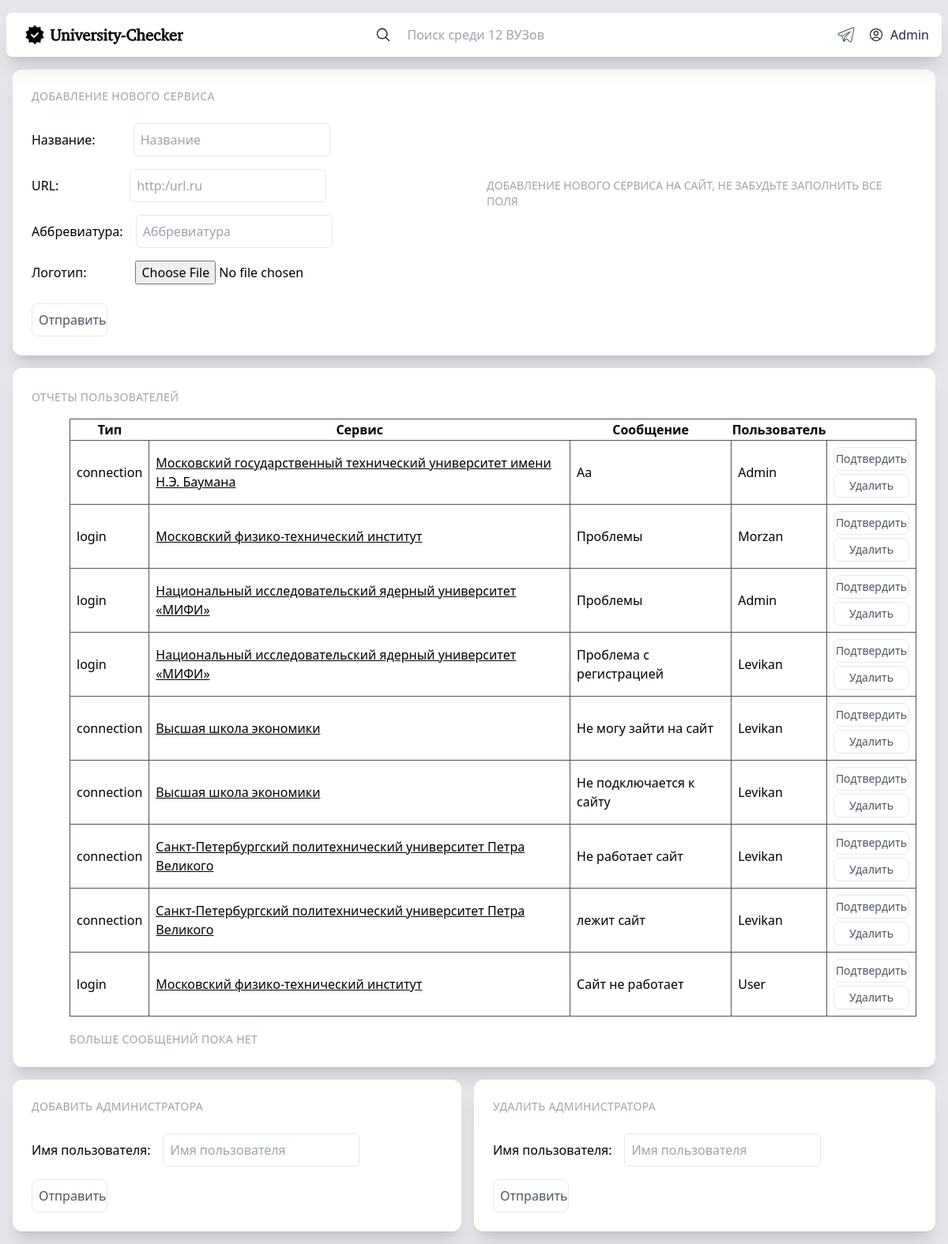
Screenshot of /admin_panel/ (signed in) with the database file from the repository.
### models/models.py (models this page shows, shortened)
class User(AbstractBaseUser, PermissionsMixin):
    username = models.CharField(unique=True,  verbose_name='username', max_length=20, null=True)
    email = models.EmailField(unique=True, null=True, verbose_name='email')
    subscribes = models.CharField(null=True, max_length=9999)
    tgid = models.CharField(unique=True, null=True, max_length=50)
    is_staff = models.BooleanField(
        _('staff status'),
        default=False,
        help_text=_('Designates whether the user can log into this site.'),
    )
    is_active = models.BooleanField(
        _('active'),
        default=True,
        help_text=_(
            'Designates whether this user should be treated as active. '
            'Unselect this instead of deleting accounts.'
        ),
    )
    is_confirmed = models.BooleanField(
        _('confirmed'),
        default=False,
    )
    USERNAME_FIELD = 'username'
    REQUIRED_FIELDS = ['email']
    objects = MyUserManager()
    def __str__(self):
        return str(self.username)

class Report(models.Model):
    users_name = models.CharField(max_length=25, verbose_name="users_name", unique=False)
    types = models.CharField(max_length=200, null=True,  verbose_name="types", unique=False)
    message = models.CharField(max_length=200, null=True, unique=False)
    service_slug = models.SlugField(max_length=255, null=True, unique=False)
    is_moderated = models.BooleanField(default=False, unique=False)
    time = models.CharField(max_length=200, null=True,  verbose_name="time", unique=False)

class Service(models.Model):
    name = models.CharField(max_length=25, db_index=True, unique=True, verbose_name="name")
    url = models.URLField(max_length=25, unique=True)
    status = models.CharField(max_length=999999, default = None,null=True)
    reports = models.CharField(max_length=999999, default = None,null=True)
    time = models.CharField(max_length=999999, default = None,null=True)
    slug = models.SlugField(max_length=255, unique=True, db_index=True)
    image = models.FileField(null=True)
    abbreviation = models.CharField(unique=True, max_length=255, null=True)

### core/views.py (the view)
# urls.py: path("admin_panel/", core_views.admin_panel),#рендерит админ панель
def admin_panel(request, **kwargs):
    reports = Report.objects.exclude(message="").exclude(is_moderated=True).values("id","types", "service_slug", "message", "users_name")
    reports = list(reports)
    for report in reports:
        slug = report['service_slug']
        service = Service.objects.get(slug=slug)
        url = service.url
        report['service_slug'] = url
        report['service_name'] = service.name
    print(reports)
    user = request.user
    if user.is_staff == True:
        return render(request, 'admin_panel.html', {"reports": reports, "count": count_services(),})
    else:
        return redirect("/")

### core/views.py (called while the page is built)
def count_services():
    count = Service.objects.all().count()
    return count

### core/templates/admin_panel.html (shortened to what this page needs)
<!DOCTYPE html>
<html lang="en">
<head>
    <script src="https://cdn.tailwindcss.com"></script>
</head>
<body>
    <div class="absolute md:w-full min-w-screen md:min-h-screen  h-auto flex bg-gray-200">
        <div class="shrink flex flex-col w-full min-h-screen max-w-screen-xl">
            <div class="shrink flex w-full sticky top-0 px-2 z-50">
                <div class="rounded-lg bg-white mt-4 shadow-xl p-2 w-full flex">
                    <div class="shrink flex">
                        <a href="/">
                        <div class="flex py-2 pl-2 pr-4 md:px-4 rounded-lg hover:bg-gray-100 cursor-pointer duration-100 text-gray-800 font-medium">
                            <img src="/static/favicon.ico" class="hidden md:flex rounded w-6 place-self-center mr-2">
                        </div></a>
                    </div>
                    <div class="grow flex w-full">
                        <form action="/search/" method="POST" class="flex mx-auto w-auto">
                            <button class="hover:text-neutral-500" type="submit" value="" >
                            <svg xmlns="http://www.w3.org/2000/svg" fill="none" viewBox="0 0 24 24" stroke-width="1.5" stroke="currentColor" class="w-5 h-5 place-self-center mr-2">
                                <path stroke-linecap="round" stroke-linejoin="round" d="M21 21l-5.197-5.197m0 0A7.5 7.5 0 105.196 5.196a7.5 7.5 0 0010.607 10.607z" />
                            </svg></button>
                            <input name="search" autocomplete="off" class="flex mx-auto py-2 px-2  rounded-lg w-80  hover:bg-gray-100 cursor-pointer duration-100 text-gray-600 outline-0 placeholder:px-1 " placeholder="Поиск среди {{count}} ВУЗов"/>
                        </form>
                    </div>
                    <a target="_blank" href="https://t.me/university_checker_bot">
                    <div class="w-18 flex py-2 px-2 rounded-lg hover:bg-gray-100 cursor-pointer duration-100 text-gray-800">
                    </div>
                    </a>
                    {% if not user.is_authenticated %}
                    <a href="/login/">
                    <div class="shrink flex">
                        <div class="flex py-2 px-2 rounded-lg hover:bg-gray-100 cursor-pointer duration-100 text-gray-800 font-medium">
                            <svg xmlns="http://www.w3.org/2000/svg" fill="none" viewBox="0 0 24 24" stroke-width="1.5" stroke="currentColor" class="w-5 h-5 place-self-center mr-2">
                                <path stroke-linecap="round" stroke-linejoin="round" d="M17.982 18.725A7.488 7.488 0 0012 15.75a7.488 7.488 0 00-5.982 2.975m11.963 0a9 9 0 10-11.963 0m11.963 0A8.966 8.966 0 0112 21a8.966 8.966 0 01-5.982-2.275M15 9.75a3 3 0 11-6 0 3 3 0 016 0z" />
                            </svg>
                            <p>
                                Авторизация
                            </p>
                        </div>
                    </div></a>
                    {% elif user.is_authenticated and user.is_confirmed%}
                    <a href="/account/">
                        <div class="shrink flex">
                            <div class="flex py-2 px-2 rounded-lg hover:bg-gray-100 cursor-pointer duration-100 text-gray-800 font-medium">
                                <p>
                                    {{user}}
                                </p>
                            </div>
                        </div></a>
                    {%endif%}
                </div>
            </div>
            <div class="grow flex flex-col w-full mb-2">
                <div class="bg-white shadow-xl rounded-xl h-auto p-6 m-4 z-0 hover:shadow-4xl  ">
                    <div class="grid md:grid-cols-2 col-span-2">
                        <div class="flex flex-col">
                            <span class="uppercase text-gray-400 text-sm mb-4 tracking-wide">Добавление нового сервиса</span>
                            <form class="flex flex-col" method="post" action={% url 'add_service' %} enctype=multipart/form-data>
                                <p class="my-2 flex items-center">Название:<br> <input class="ml-12 resize-none p-2 outline-none rounded-md border border-gray-200 " required name="name" placeholder="Название"/></p>
                                <p class="my-2 flex items-center">URL:<br> <input class="ml-[90px] resize-none p-2 outline-none rounded-md border border-gray-200 " required name="url" placeholder="http:/url.ru"/></p>
                                <p class="my-2 flex items-center">Аббревиатура:<br> <input class="ml-4 resize-none p-2 outline-none rounded-md border border-gray-200 " required name="abbriviation" placeholder="Аббревиатура"/></p>
                                <p class="my-2 flex items-center">Логотип:<br><input class="ml-[62px]" required name="img" value="" type="file"/></p>
                                <input class="flex  text-gray-600  place-content-center p-2 border border-gray-200 rounded-lg hover:shadow-lg hover:cursor-pointer duration-100 w-24 mt-4 mr-auto" type="submit" value="Отправить"/>
                            </form>
                        </div>
                        <div class="flex md:mt-0 my-8 text-lg flex-col justify-center place-items-center p-4">
                            <span class="uppercase text-gray-400 text-sm mb-4">Добавление нового сервиса на сайт, не забудьте заполнить все поля</span>
                        </div>
                    </div>
                </div>
                <div class="bg-white shadow-xl rounded-xl h-auto p-6 mx-4 z-0 hover:shadow-4xl  ">
                    <span class="uppercase text-gray-400 text-sm mb-4 tracking-wide">Отчеты пользователей</span>
                    <table class="mt-4 mb-4 md:ml-12 border border-gray-600">
                        <tr><th>Тип</th><th>Сервис</th><th>Сообщение</th><th>Пользователь</th></tr>
                    {% for report in reports%}
                        <tr class="p-2 border border-gray-600"><td class="p-2 border border-gray-600">{{report.types}}</td><td class="p-2 border border-gray-600"><a href="{{report.service_slug}} " class="underline underline-offset-1">{{report.service_name}}</a></td><td class="p-2 border border-gray-600">{{report.message}}</td><td class="p-2 border border-gray-600">{{report.users_name}}</td>
                            <td class="text-sm p-2 border border-gray-600">
                                <form action="/moderate_report&{{report.id}}" method="post">
                                    <button name="button" class="flex mb-1 text-gray-600  place-content-center p-1 border border-gray-200 rounded-lg hover:shadow-lg hover:cursor-pointer duration-100  w-24 m-auto">Подтвердить</button>
                                </form>
                                <form action="/cancel_report&{{report.id}}" method="post">
                                    <button name="button" class="flex  text-gray-600  place-content-center p-1 border border-gray-200 rounded-lg hover:shadow-lg hover:cursor-pointer duration-100 w-24 m-auto">Удалить</button>
                                </form>
                            </td>
                        </tr>
                    {% endfor %}
                    </table>
                    <span class="uppercase text-gray-400 text-sm mt-8 pt-4 md:ml-12 tracking-wide">Больше сообщений пока нет </span>
                </div>
                <div class="grid md:grid-cols-2 col-span-2">
                    <div class="bg-white flex flex-col shadow-xl rounded-xl h-auto p-6 mx-4 mt-4 z-0 hover:shadow-4xl  ">
                        <span class="uppercase text-gray-400 text-sm mb-4 tracking-wide">Добавить администратора</span>
                        <form action="/addmin/" method="post">
                            <p class="my-2 flex items-center">Имя пользователя:<br> <input class="ml-4 resize-none p-2 outline-none rounded-md border border-gray-200 " required name="u" placeholder="Имя пользователя"/></p>
                            <input class="flex  text-gray-600  place-content-center p-2 border border-gray-200 rounded-lg hover:shadow-lg hover:cursor-pointer duration-100 w-24 mt-4 mr-auto" type="submit" value="Отправить"/>
                        </form>
                    </div>
                    <div class="bg-white flex flex-col shadow-xl rounded-xl h-auto p-6 mr-4 mt-4 z-0 hover:shadow-4xl  ">
                        <span class="uppercase text-gray-400 text-sm mb-4 tracking-wide">Удалить администратора</span>
                        <form action="/addmindel/" method="post">
                            <p class="my-2 flex items-center">Имя пользователя:<br> <input class="ml-4 resize-none p-2 outline-none rounded-md border border-gray-200 " required name="d" placeholder="Имя пользователя"/></p>
                            <input class="flex  text-gray-600  place-content-center p-2 border border-gray-200 rounded-lg hover:shadow-lg hover:cursor-pointer duration-100 w-24 mt-4 mr-auto" type="submit" value="Отправить"/>
                        </form>
                    </div>
                </div>
            </div>
        </div>
    </div>
</body>
</html>

### rows the page displays
User: username "Admin"
Report: types "connection", service_name "Московский государственный технический университет имени Н.Э. Баумана", message "Аа", users_name "Admin"
Report: types "login", service_name "Московский физико-технический институт", message "Проблемы", users_name "Morzan"
Report: types "login", service_name "Национальный исследовательский ядерный университет «МИФИ»", message "Проблемы", users_name "Admin"
Report: types "login", service_name "Национальный исследовательский ядерный университет «МИФИ»", message "Проблема с регистрацией", users_name "Levikan"
Report: types "connection", service_name "Высшая школа экономики", message "Не могу зайти на сайт", users_name "Levikan"
Report: types "connection", service_name "Высшая школа экономики", message "Не подключается к сайту", users_name "Levikan"
Report: types "connection", service_name "Санкт-Петербургский политехнический университет Петра Великого", message "Не работает сайт", users_name "Levikan"
Report: types "connection", service_name "Санкт-Петербургский политехнический университет Петра Великого", message "лежит сайт", users_name "Levikan"
Report: types "login", service_name "Московский физико-технический институт", message "Сайт не работает", users_name "User"
